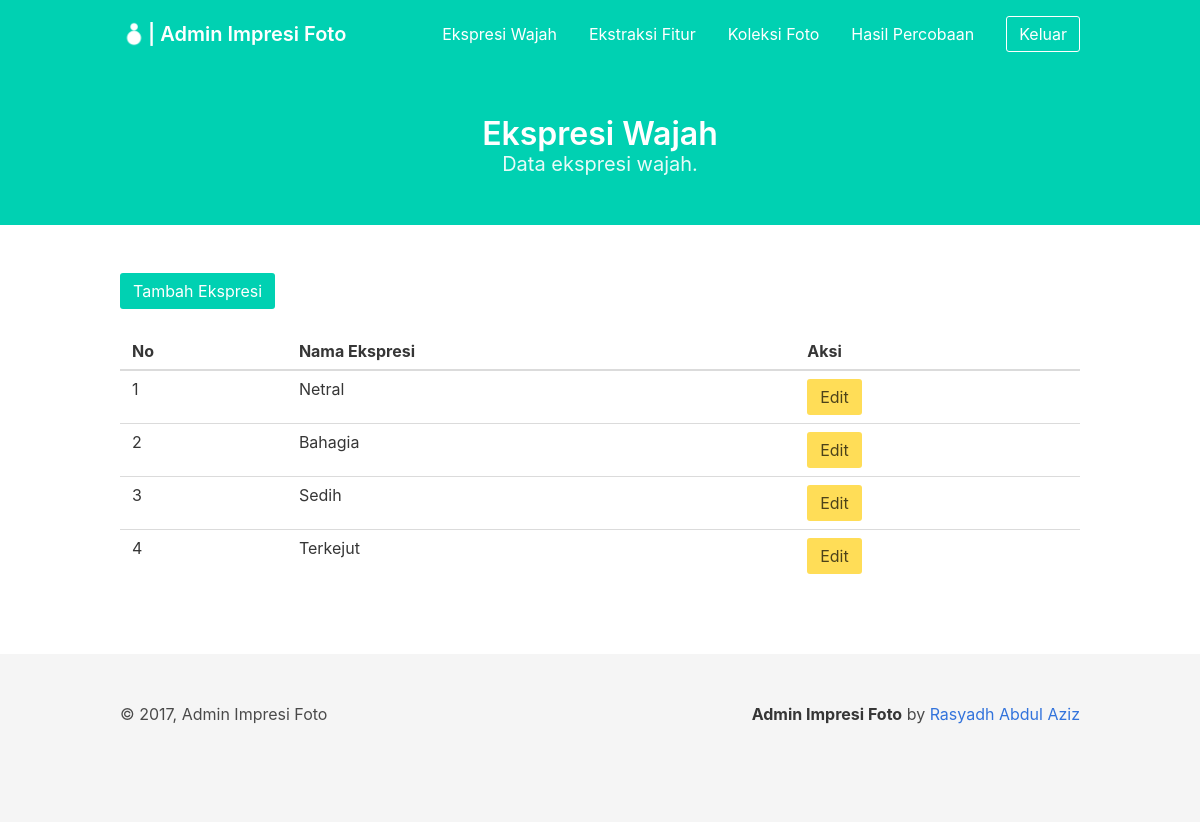
The page /admin/expression (signed in) on the database its author committed.
### project/models.py (models this page shows, shortened)
class Expression(db.Model):
    __tablename__ = 'expression'
    id_expression = db.Column(db.Integer, primary_key=True)
    expression_name = db.Column(db.String(20), nullable=False)
    expression_feature = db.Column(db.String(100), nullable=True)
    created_at = db.Column(db.DateTime, default=datetime.datetime.now())
    updated_at = db.Column(db.DateTime, default=datetime.datetime.now())

### project/views.py (the view)
@app.route('/admin/expression')
def expression():
    if session.get('loggedin'):
        try:
            expression = Expression.query.all()
        except Exception as e:
            print('error to query expression')
            print(e)
        return render_template('admin/expression.html', title="Data Ekspresi", expression=expression)
    return redirect(url_for('login'))

### project/templates/admin/expression.html (shortened to what this page needs)
{% extends 'admin/base_admin.html' %} {% block content %}
<section class="hero is-primary">
    <div class="hero-body">
        <div class="container has-text-centered">
            <h1 class="title">
                Ekspresi Wajah
            </h1>
            <h2 class="subtitle">
                Data ekspresi wajah.
            </h2>
        </div>
    </div>
</section>
<section class="section">
    <div class="container">
        <button class="button is-primary" id="add_expression">Tambah Ekspresi</button>
        <br>
        <br>
        <table class="table is-hoverable is-fullwidth">
            <thead>
                <tr>
                    <th>No</th>
                    <th>Nama Ekspresi</th>
                    <th>Aksi</th>
                </tr>
            </thead>
            <tbody>
                {% if expression %} {% for ex in expression %}
                <tr>
                    <td>{{ ex.id_expression }}</td>
                    <td>{{ ex.expression_name }}</td>
                    <td>
                        <button class="button is-warning" id="edit_expression" onclick="edit_expression('{{ ex.id_expression | string }}')">Edit</button>
                    </td>
                </tr>
                {% endfor %} {% else %}
                <tr>
                    <td colspan="3" class="has-text-centered">Belum ada hasil percobaan</td>
                </tr>
                {% endif %}
            </tbody>
        </table>
    </div>
</section>
{% endblock %}

### project/templates/admin/base_admin.html (shortened to what this page needs)
<html>
<head>
    <link rel="stylesheet" type="text/css" href="{{ url_for('static', filename='css/bulma.css') }}" />
    <link rel="stylesheet" type="text/css" href="{{url_for('static', filename='css/app.css') }}" />
</head>
<body>
    <nav class="navbar is-primary is-transparent navbar-is-medium">
        <div class="container">
            <div class="navbar-brand">
                <a class="navbar-item" href="/admin">
                    <img class="image" src="{{ url_for('static', filename='image/ImpresiFotoWhite.png') }}" alt="Logo">
                    <h1 class="title is-5 has-text-white">
                        | Admin Impresi Foto
                    </h1>
                </a>
            </div>
            <div class="navbar-menu" id="menu">
                <div class="navbar-end">
                    <a class="navbar-item" href="/admin/expression">
                        Ekspresi Wajah
                    </a>
                    <a class="navbar-item" href="/admin/feature">
                        Ekstraksi Fitur
                    </a>
                    <a class="navbar-item" href="/admin/photos">
                        Koleksi Foto
                    </a>
                    <a class="navbar-item" href="/admin/result">
                        Hasil Percobaan
                    </a>
                    <div class="navbar-item">
                        <a class="button is-primary is-inverted is-outlined" href="/logout">
                            Keluar
                        </a>
                    </div>
                </div>
            </div>
        </div>
    </nav>
    {% block content %} {% endblock %}
    <footer class="footer">
        <div class="container">
            <div class="level">
                <div class="level-left">
                    <div class="level-item">
                        &copy; 2017, Admin Impresi Foto
                    </div>
                </div>
                <div class="level-right">
                    <div class="level-item">
                        <p>
                            <strong>Admin Impresi Foto</strong> by
                            <a href="github.com/rasyadh">Rasyadh Abdul Aziz</a>
                        </p>
                    </div>
                </div>
            </div>
        </div>
    </footer>
</body>
</html>

### project/static/css/app.css (style rules this page uses)
.navbar-is-medium { min-height: 4.25rem; }

### rows shown on the page
Expression: id_expression "1", expression_name "Netral"
Expression: id_expression "2", expression_name "Bahagia"
Expression: id_expression "3", expression_name "Sedih"
Expression: id_expression "4", expression_name "Terkejut"
